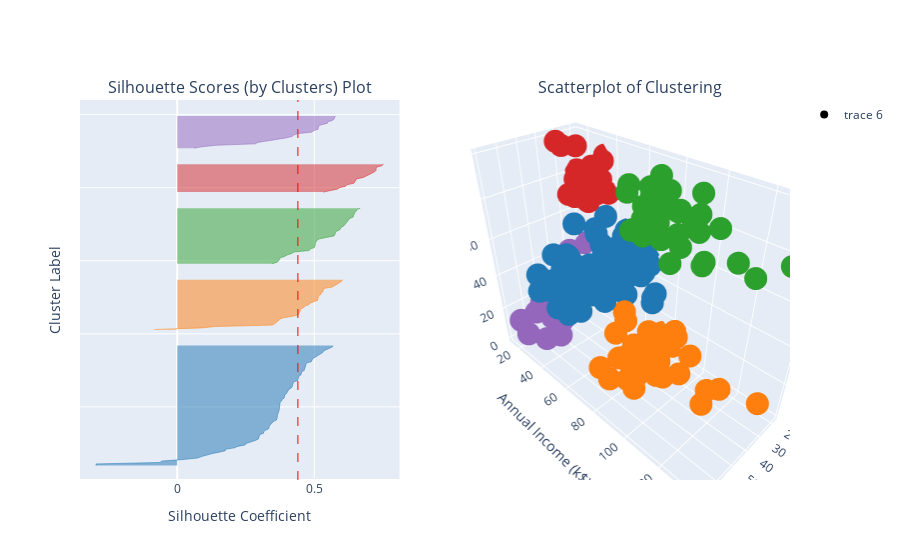

Notebook source saved alongside this figure:
### Markdown cell above
##### 5 Clusters

### Code cell
figs[5-2]

### Figure 1 — Plotly figure (JSON) as saved in the notebook; plotly's stock layout.template omitted (floating-point values rounded to 4 significant figures; data arrays with more than 128 entries replaced by an {"elided": "..."} marker saying what was removed)
{"data": [{"fill": "tozerox", "line": {"color": "rgb(31.0, 119.0, 180.0)", "width": 0.5}, "mode": "lines", "showlegend": false, "type": "scatter", "x": [-0.2964, -0.2963, -0.0628, -0.05626, 0.02124, 0.07324, 0.08857, 0.1041, 0.1258, 0.153, 0.1753, 0.1758, 0.2087, 0.2206, 0.2479, 0.2507, 0.2705, 0.2846, 0.296, 0.2978, 0.3006, 0.3007, 0.3153, 0.3153, 0.3218, 0.3335, 0.335, 0.3358, 0.3414, 0.3475, 0.3507, 0.3619, 0.3646, 0.3651, 0.3651, 0.3676, 0.3697, 0.3721, 0.3723, 0.3728, 0.3729, 0.3746, 0.3747, 0.375, 0.3806, 0.3818, 0.3899, 0.3916, 0.392, 0.398, 0.4003, 0.4019, 0.4072, 0.4159, 0.42, 0.4204, 0.4234, 0.4245, 0.439, 0.4405, 0.4427, 0.444, 0.4515, 0.4519, 0.454, 0.4631, 0.465, 0.4687, 0.4691, 0.4712, 0.4715, 0.4897, 0.4913, 0.4938, 0.5029, 0.5141, 0.5203, 0.5297, 0.5332, 0.5414, 0.5514, 0.5653, 0.5678], "xaxis": "x", "y": [10, 11, 12, 13, 14, 15, 16, 17, 18, 19, 20, 21, 22, 23, 24, 25, 26, 27, 28, 29, 30, 31, 32, 33, 34, 35, 36, 37, 38, 39, 40, 41, 42, 43, 44, 45, 46, 47, 48, 49, 50, 51, 52, 53, 54, 55, 56, 57, 58, 59, 60, 61, 62, 63, 64, 65, 66, 67, 68, 69, 70, 71, 72, 73, 74, 75, 76, 77, 78, 79, 80, 81, 82, 83, 84, 85, 86, 87, 88, 89, 90, 91, 92], "yaxis": "y"}, {"fill": "tozerox", "line": {"color": "rgb(255.0, 127.0, 14.0)", "width": 0.5}, "mode": "lines", "showlegend": false, "type": "scatter", "x": [-0.0832, 0.08361, 0.1393, 0.3486, 0.3563, 0.3638, 0.3698, 0.3733, 0.3875, 0.4209, 0.4417, 0.4437, 0.4468, 0.4494, 0.4498, 0.4618, 0.4657, 0.4809, 0.4842, 0.5011, 0.5124, 0.5132, 0.5139, 0.5166, 0.524, 0.5251, 0.5321, 0.5325, 0.534, 0.5649, 0.5762, 0.583, 0.5923, 0.5999, 0.6026], "xaxis": "x", "y": [103, 104, 105, 106, 107, 108, 109, 110, 111, 112, 113, 114, 115, 116, 117, 118, 119, 120, 121, 122, 123, 124, 125, 126, 127, 128, 129, 130, 131, 132, 133, 134, 135, 136, 137], "yaxis": "y"}, {"fill": "tozerox", "line": {"color": "rgb(44.0, 160.0, 44.0)", "width": 0.5}, "mode": "lines", "showlegend": false, "type": "scatter", "x": [0.3453, 0.3645, 0.3698, 0.374, 0.3758, 0.3917, 0.401, 0.4177, 0.4266, 0.4814, 0.4842, 0.5001, 0.5031, 0.5036, 0.5038, 0.5071, 0.5095, 0.519, 0.5503, 0.5721, 0.5751, 0.576, 0.5787, 0.5918, 0.5955, 0.5996, 0.6083, 0.6139, 0.6161, 0.6214, 0.6254, 0.6298, 0.6423, 0.6428, 0.6468, 0.6481, 0.6531, 0.6557, 0.6681], "xaxis": "x", "y": [148, 149, 150, 151, 152, 153, 154, 155, 156, 157, 158, 159, 160, 161, 162, 163, 164, 165, 166, 167, 168, 169, 170, 171, 172, 173, 174, 175, 176, 177, 178, 179, 180, 181, 182, 183, 184, 185, 186], "yaxis": "y"}, {"fill": "tozerox", "line": {"color": "rgb(214.0, 39.0, 40.0)", "width": 0.5}, "mode": "lines", "showlegend": false, "type": "scatter", "x": [0.5324, 0.5557, 0.5837, 0.5922, 0.6145, 0.6185, 0.6443, 0.6481, 0.6509, 0.6539, 0.6792, 0.6923, 0.6997, 0.7114, 0.721, 0.7258, 0.7258, 0.7266, 0.7457, 0.7526], "xaxis": "x", "y": [197, 198, 199, 200, 201, 202, 203, 204, 205, 206, 207, 208, 209, 210, 211, 212, 213, 214, 215, 216], "yaxis": "y"}, {"fill": "tozerox", "line": {"color": "rgb(148.0, 103.0, 189.0)", "width": 0.5}, "mode": "lines", "showlegend": false, "type": "scatter", "x": [0.06153, 0.0899, 0.1415, 0.2849, 0.2938, 0.3306, 0.3727, 0.3956, 0.4189, 0.4249, 0.4399, 0.4909, 0.4971, 0.5138, 0.5148, 0.5155, 0.5249, 0.5473, 0.5488, 0.5657, 0.5732, 0.5738, 0.5782], "xaxis": "x", "y": [227, 228, 229, 230, 231, 232, 233, 234, 235, 236, 237, 238, 239, 240, 241, 242, 243, 244, 245, 246, 247, 248, 249], "yaxis": "y"}, {"fill": "tozeroy", "line": {"color": "red", "dash": "dash", "width": 1}, "mode": "lines", "showlegend": false, "type": "scatter", "x": {"elided": "500 float values"}, "xaxis": "x", "y": {"elided": "500 int values"}, "yaxis": "y"}, {"marker": {"color": {"elided": "200x3 int values"}}, "mode": "markers", "scene": "scene", "type": "scatter3d", "x": {"elided": "200 int values"}, "y": {"elided": "200 int values"}, "z": {"elided": "200 int values"}}], "layout": {"annotations": [{"font": {"size": 16}, "showarrow": false, "text": "Silhouette Scores (by Clusters) Plot", "x": 0.225, "xanchor": "center", "xref": "paper", "y": 1, "yanchor": "bottom", "yref": "paper"}, {"font": {"size": 16}, "showarrow": false, "text": "Scatterplot of Clustering", "x": 0.775, "xanchor": "center", "xref": "paper", "y": 1, "yanchor": "bottom", "yref": "paper"}], "autosize": true, "scene": {"aspectmode": "auto", "aspectratio": {"x": 0.6093, "y": 1.429, "z": 1.148}, "domain": {"x": [0.55, 1], "y": [0, 1]}, "xaxis": {"title": {"text": "Age"}, "type": "linear"}, "yaxis": {"title": {"text": "Annual Income (k$)"}, "type": "linear"}, "zaxis": {"title": {"text": "Spending Score (1-100)"}, "type": "linear"}}, "xaxis": {"anchor": "y", "autorange": true, "domain": [0, 0.45], "range": [-0.3547, 0.8109], "title": {"text": "Silhouette Coefficient"}, "type": "linear"}, "yaxis": {"anchor": "x", "domain": [0, 1], "range": [0, 260], "showticklabels": false, "title": {"text": "Cluster Label"}, "type": "linear"}}}
